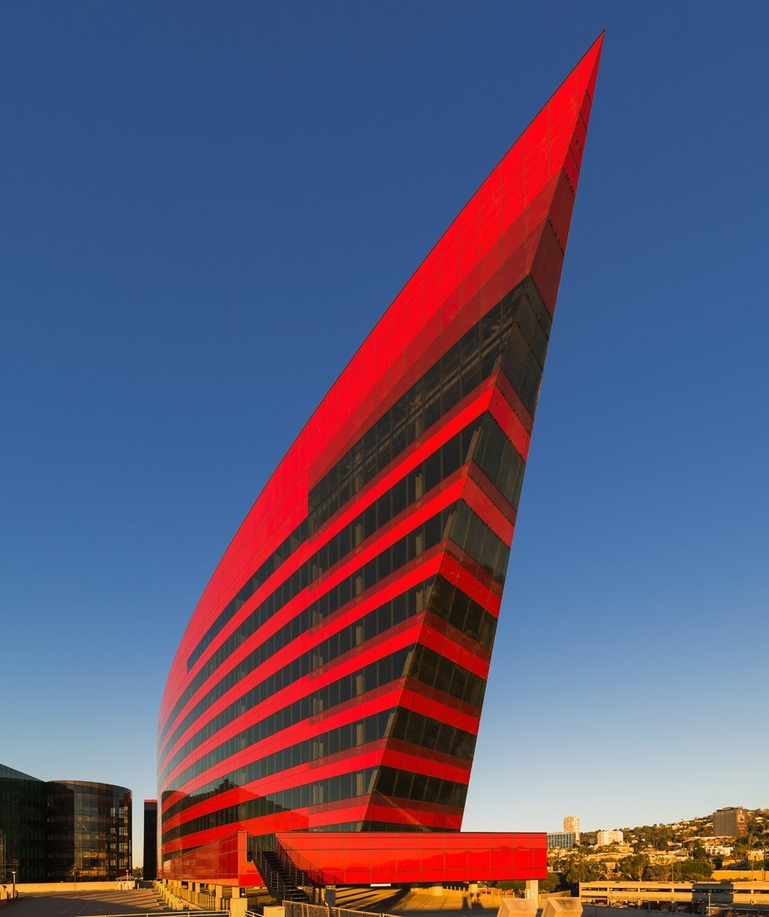
#> input picture CVbook/ch1/building.jpg, 769 x 917 px, shrunk from 923 x 1100 before the run
$ python Exer2.py
#> lines starting #> are read from the running program, lines starting #| are printed output that depends on the picture
import numpy as np
from PIL import Image
from matplotlib import pyplot as plt
from scipy.ndimage import filters

im = np.array(Image.open('building.jpg').convert('L'))
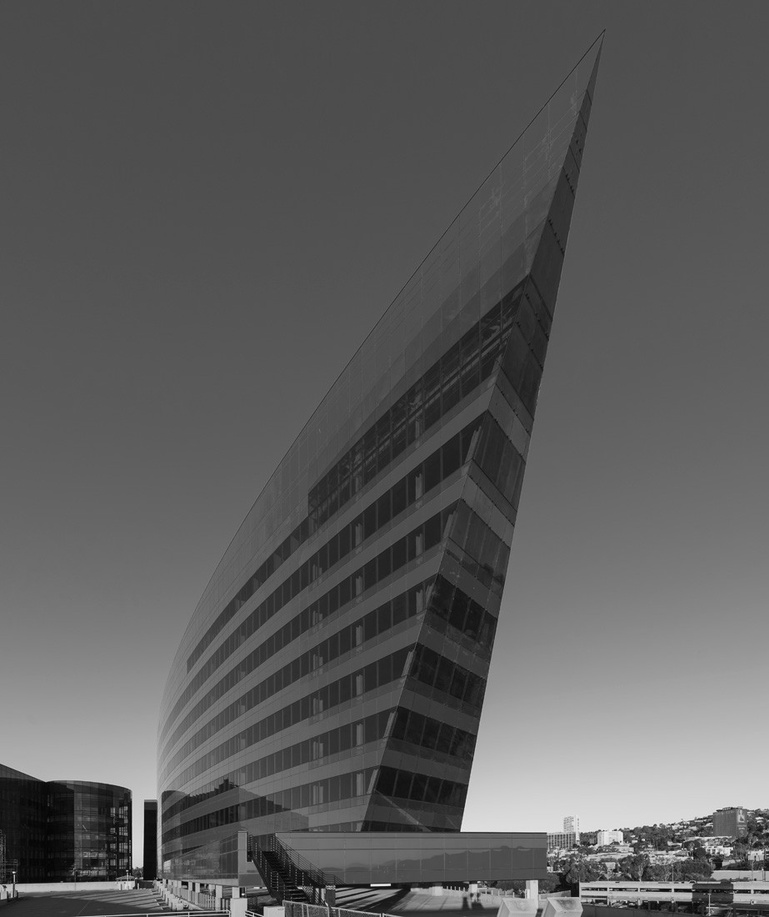
#> im: shape (917, 769); min 2, max 249, mean 92.7

# The second argument defines the standard deviation in the gaussian kernel
im2 = filters.gaussian_filter(im,5)
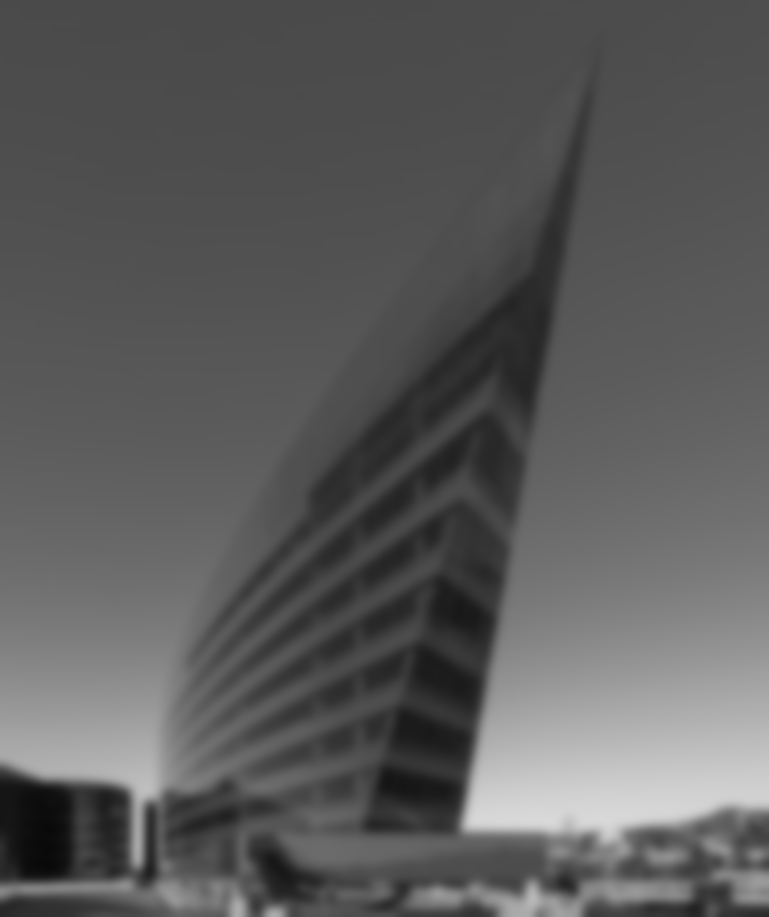
#> im2: shape (917, 769); min 9, max 217, mean 91.7
im3 = filters.gaussian_filter(im,10)

outIM1 = im-im2*0.5
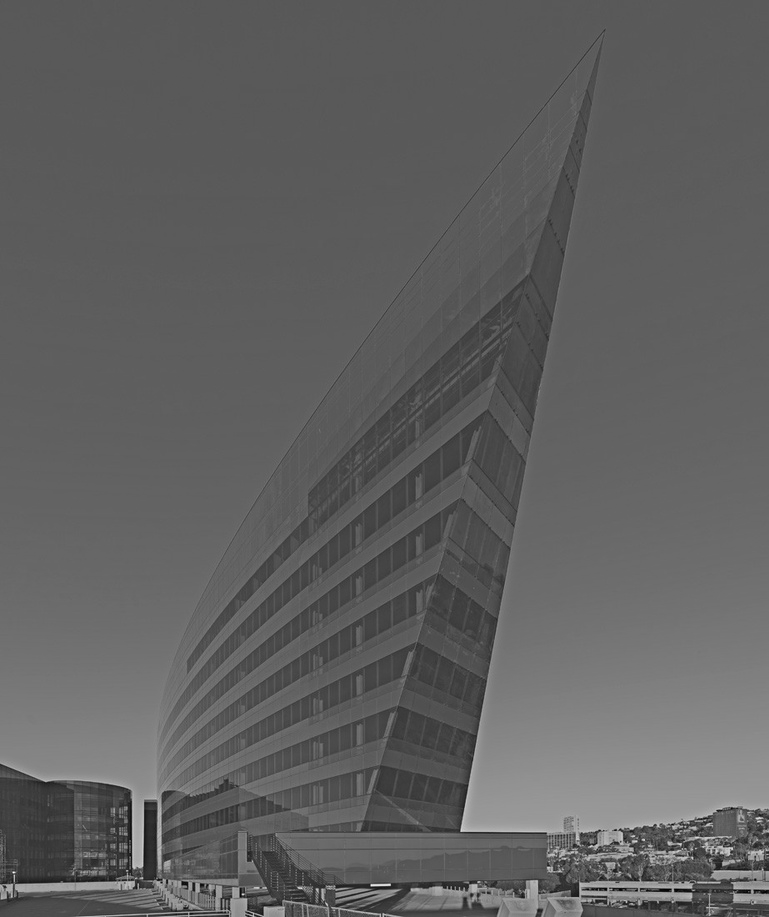
#> outIM1: shape (917, 769) float64; min -60, max 222, mean 46.8; drawn with min black and max white
outIM2 = im-im3*0.5
plt.gray()
plt.subplot(131), plt.imshow(im), plt.title('Original Image')
plt.axis('equal'), plt.axis('off')
plt.subplot(132), plt.imshow(outIM1), plt.title('Unsharped with 'r'$\sigma$=5')
plt.axis('equal'), plt.axis('off')
plt.subplot(133), plt.imshow(outIM2), plt.title('Unsharped with 'r'$\sigma$=10')
plt.axis('equal'), plt.axis('off')
plt.show()
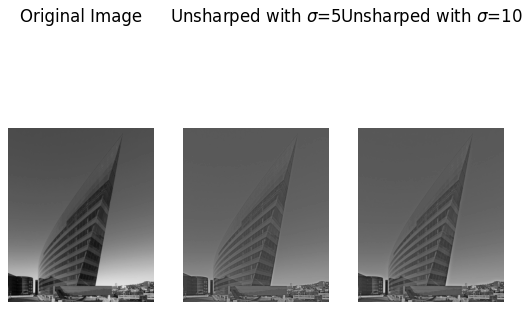
#> figure drawn by matplotlib, 3 panels
